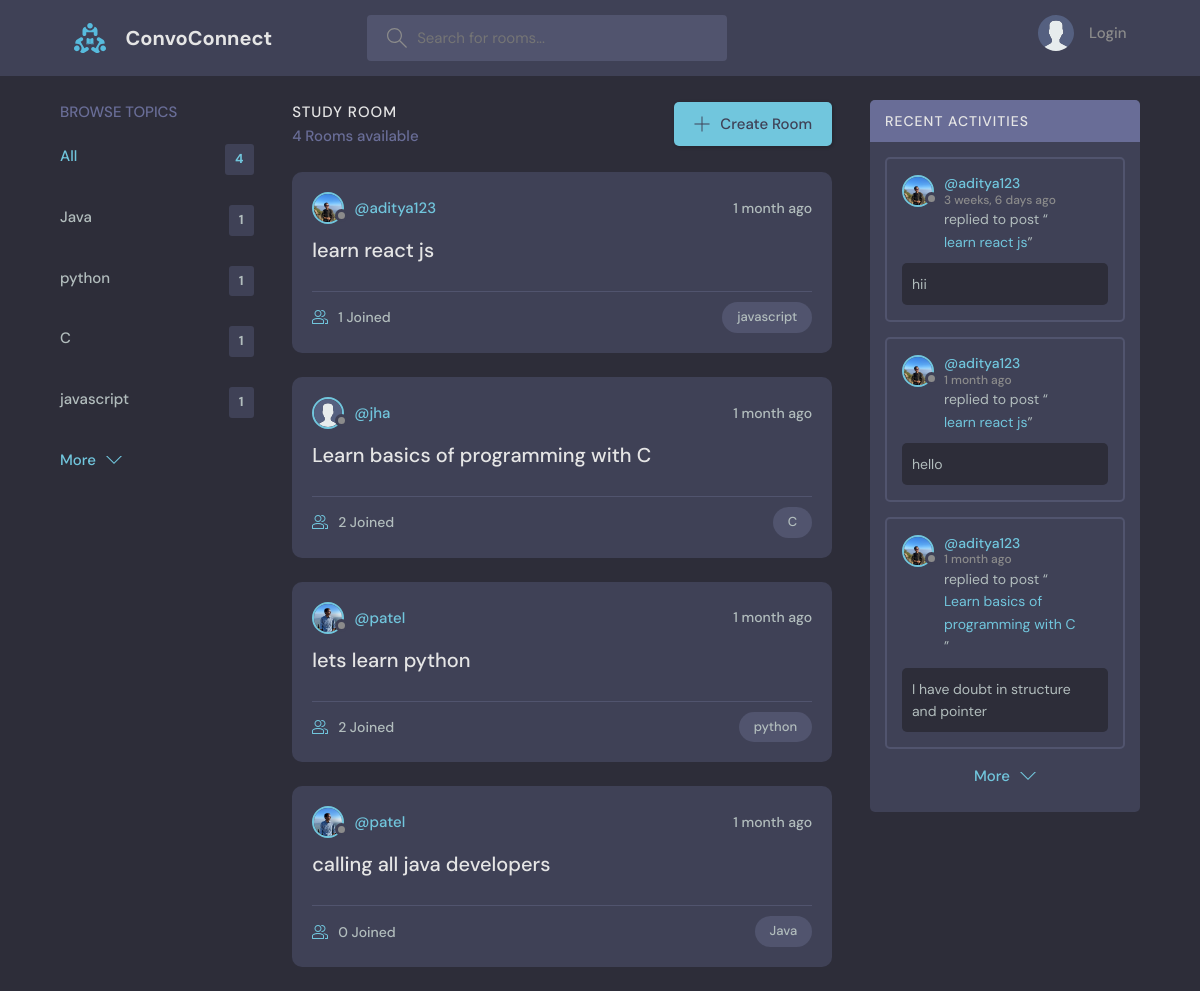
/, run on an earlier commit of the app's database.
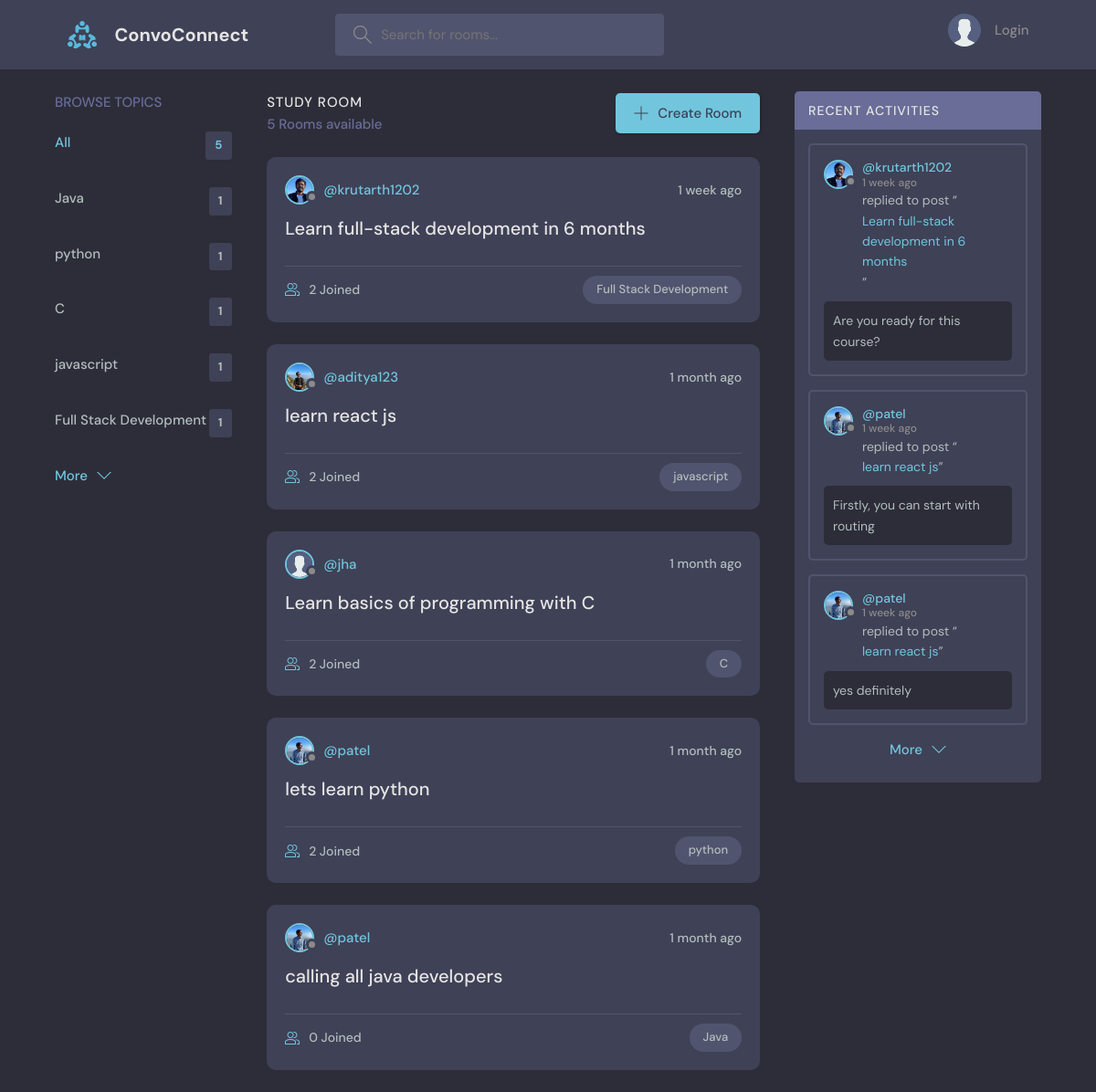
And on a later commit of the database.
### base/models.py (models this page shows, shortened)
class Topic(models.Model):
    name = models.CharField(max_length=200)

class Room(models.Model):
    host = models.ForeignKey(User, on_delete=models.SET_NULL, null=True)
    topic = models.ForeignKey(Topic, on_delete=models.SET_NULL, null=True)
    name = models.CharField(max_length=200)
    description = models.TextField(null=True, blank=True)
    participants = models.ManyToManyField(User, related_name='participants', blank=True)
    updated = models.DateTimeField(auto_now=True)
    created = models.DateTimeField(auto_now_add=True)
    class Meta:
        ordering = ['-updated', '-created']
    def __str__(self):
        return self.name

class User(AbstractUser):
    name = models.CharField(max_length=200, null=True)
    email = models.EmailField(unique=True, null=True)
    bio = models.TextField(null=True)
    avatar = models.ImageField(null=True, default="avatar.svg")
    USERNAME_FIELD = 'email'
    REQUIRED_FIELDS = []

class Message(models.Model):
    user = models.ForeignKey(User, on_delete=models.CASCADE)
    room = models.ForeignKey(Room, on_delete=models.CASCADE)
    body = models.TextField()
    updated = models.DateTimeField(auto_now=True)
    created = models.DateTimeField(auto_now_add=True)
    class Meta:
        ordering = ['-updated', '-created']

### base/views.py (the view)
# urls.py: path('', views.home, name='home'),
def home(request):
    q = request.GET.get('q') if request.GET.get('q') != None else ''
    rooms = Room.objects.filter(
        Q(topic__name__icontains=q) |
        Q(name__icontains=q) |
        Q(description__icontains=q))
    topics = Topic.objects.all()[0:5]
    room_count = rooms.count()
    room_messages = Message.objects.filter(Q(room__topic__name__icontains=q))[0:3]
    context = {'rooms':rooms, 'topics':topics, 'room_count':room_count, 'room_messages':room_messages}
    return render(request, 'base/home.html', context)

### base/templates/base/home.html (shortened to what this page needs)
{% extends 'main.html' %}
{% block content %}
    <main class="layout layout--3">
      <div class="container">
        {% include 'base/topics_component.html' %}
        <div class="roomList">
          <div class="roomList__header">
            <div>
              <h2>Study Room</h2>
              <p>{{room_count}} Rooms available</p>
            </div>
            <a class="btn btn--main" href="{% url 'create-room' %}">
              <svg version="1.1" xmlns="http://www.w3.org/2000/svg" width="32" height="32" viewBox="0 0 32 32">
                <title>add</title>
                <path
                  d="M16.943 0.943h-1.885v14.115h-14.115v1.885h14.115v14.115h1.885v-14.115h14.115v-1.885h-14.115v-14.115z"
                ></path>
              </svg>
              Create Room
            </a>
          </div>
          {% include 'base/feed_component.html' %}
        </div>
        {% include 'base/activity_component.html' %}
      </div>
    </main>
{% endblock content %}

### base/templates/base/topics_component.html
<div class="topics">
    <div class="topics__header">
      <h2>Browse Topics</h2>
    </div>
    <ul class="topics__list">
      <li>
        <a href="{% url 'home' %}" class="active">All <span>{{topics.count}}</span></a>
      </li>
      {% for topic in topics %}
      <li>
        <a href="{% url 'home' %}?q={{topic.name}}">{{topic.name}} <span>{{topic.room_set.all.count}}</span></a>
      </li>
      {% endfor %}
    </ul>
    <a class="btn btn--link" href="{% url 'topics' %}">
      More
      <svg version="1.1" xmlns="http://www.w3.org/2000/svg" width="32" height="32" viewBox="0 0 32 32">
        <title>chevron-down</title>
        <path d="M16 21l-13-13h-3l16 16 16-16h-3l-13 13z"></path>
      </svg>
    </a>
</div>

### base/templates/base/feed_component.html (shortened to what this page needs)
{% load static %}
{% for room in rooms %}
<div class="roomListRoom">
    <div class="roomListRoom__header">
      <a href="{% url 'user-profile' room.host.id %}" class="roomListRoom__author">
        <div class="avatar avatar--small">
          <img src="{{room.host.avatar.url}}" />
        </div>
        <span>@{{room.host.username}}</span>
      </a>
      <div class="roomListRoom__actions">
        <span>{{room.created|timesince}} ago</span>
      </div>
    </div>
    <div class="roomListRoom__content">
      <a href="{% url 'room' room.id %}">{{room.name}}</a>
    </div>
    <div class="roomListRoom__meta">
      <a href="{% url 'room' room.id %}" class="roomListRoom__joined">
        {{room.participants.all.count}} Joined
      </a>
      <p class="roomListRoom__topic">{{room.topic.name}}</p>
    </div>
</div>
{% endfor %}

### base/templates/base/activity_component.html (shortened to what this page needs)
<div class="activities">
    <div class="activities__header">
      <h2>Recent Activities</h2>
    </div>
    {% for message in room_messages %}
    <div class="activities__box">
      <div class="activities__boxHeader roomListRoom__header">
        <a href="{% url 'user-profile' message.user.id %}" class="roomListRoom__author">
          <div class="avatar avatar--small">
            <img src="{{message.user.avatar.url}}" />
          </div>
          <p>
            @{{message.user.username}}
            <span>{{message.created|timesince}} ago</span>
          </p>
        </a>
      </div>
      <div class="activities__boxContent">
        <p>replied to post “<a href="{% url 'room' message.room.id %}">{{message.room}}</a>”</p>
        <div class="activities__boxRoomContent">
          {{message.body}}
        </div>
      </div>
    </div>
    {% endfor %}
    <center>
    <a class="btn btn--link" href="{% url 'activity' %}">
      More
      <svg version="1.1" xmlns="http://www.w3.org/2000/svg" width="32" height="32" viewBox="0 0 32 32">
        <title>chevron-down</title>
        <path d="M16 21l-13-13h-3l16 16 16-16h-3l-13 13z"></path>
      </svg>
    </center>
  </div>

What changed in the data, as far as the page shows it:
no longer on this page (row unchanged): Message: user.avatar (picture), user.username "aditya123", created "3 weeks, 6 days", room "learn react js", body "hii"
no longer on this page (row unchanged): Message: user.avatar (picture), user.username "aditya123", created "1 month", room "learn react js", body "hello"
no longer on this page (row unchanged): Message: user.avatar (picture), user.username "aditya123", created "1 month", room "Learn basics of programming with C", body "I have doubt in structure and pointer"
added Topic: name "Full Stack Development", room_set.all.count "1"
added Room: host.avatar (picture), host.username "krutarth1202", created "1 week", name "Learn full-stack development in 6 months", participants.all.count "2", topic.name "Full Stack Development"
computed for Room "learn react js": participants.all.count "1" → "2"
added Message: user.avatar (picture), user.username "krutarth1202", created "1 week", room "Learn full-stack development in 6 months", body "Are you ready for this course?"
added Message: user.avatar (picture), user.username "patel", created "1 week", room "learn react js", body "Firstly, you can start with routing"
added Message: user.avatar (picture), user.username "patel", created "1 week", room "learn react js", body "yes definitely"
Also different on the page:
{{ topics.count }}: "4" → "5"
{{ room_count }}: "4" → "5"
